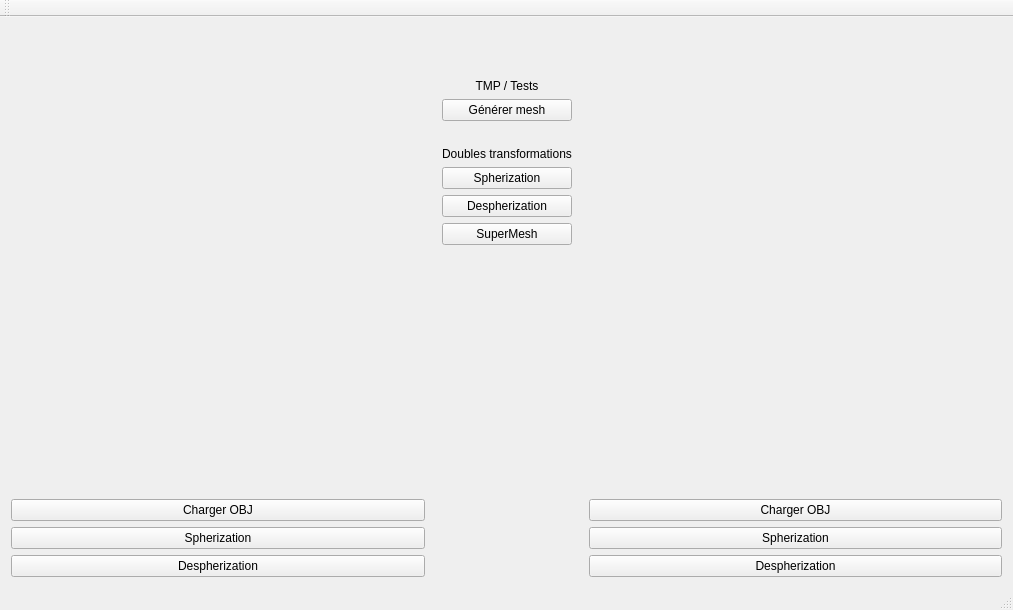
<?xml version="1.0" encoding="UTF-8"?>
<ui version="4.0">
 <class>MainWindow</class>
 <widget class="QMainWindow" name="MainWindow">
  <property name="geometry">
   <rect>
    <x>0</x>
    <y>0</y>
    <width>1013</width>
    <height>610</height>
   </rect>
  </property>
  <property name="windowTitle">
   <string>MainWindow</string>
  </property>
  <widget class="QWidget" name="centralWidget">
   <layout class="QHBoxLayout" name="horizontalLayout">
    <item>
     <layout class="QVBoxLayout" name="verticalLayout_2">
      <item>
       <widget class="MeshViewerWidget" name="displayWidget" native="true">
        <property name="sizePolicy">
         <sizepolicy hsizetype="Expanding" vsizetype="Expanding">
          <horstretch>0</horstretch>
          <verstretch>0</verstretch>
         </sizepolicy>
        </property>
       </widget>
      </item>
      <item>
       <widget class="QPushButton" name="pushButton_chargement">
        <property name="minimumSize">
         <size>
          <width>200</width>
          <height>0</height>
         </size>
        </property>
        <property name="text">
         <string>Charger OBJ</string>
        </property>
       </widget>
      </item>
      <item>
       <widget class="QPushButton" name="pushButton_spherizationSrc">
        <property name="text">
         <string>Spherization</string>
        </property>
       </widget>
      </item>
      <item>
       <widget class="QPushButton" name="pushButton_despherizationSrc">
        <property name="text">
         <string>Despherization</string>
        </property>
       </widget>
      </item>
     </layout>
    </item>
    <item>
     <widget class="QWidget" name="widget_2" native="true">
      <property name="sizePolicy">
       <sizepolicy hsizetype="Maximum" vsizetype="Preferred">
        <horstretch>150</horstretch>
        <verstretch>0</verstretch>
       </sizepolicy>
      </property>
      <property name="minimumSize">
       <size>
        <width>150</width>
        <height>0</height>
       </size>
      </property>
      <layout class="QVBoxLayout" name="verticalLayout">
       <item>
        <spacer name="verticalSpacer_2">
         <property name="orientation">
          <enum>Qt::Vertical</enum>
         </property>
         <property name="sizeType">
          <enum>QSizePolicy::Preferred</enum>
         </property>
         <property name="sizeHint" stdset="0">
          <size>
           <width>20</width>
           <height>40</height>
          </size>
         </property>
        </spacer>
       </item>
       <item>
        <widget class="QLabel" name="label_2">
         <property name="text">
          <string>TMP / Tests</string>
         </property>
         <property name="alignment">
          <set>Qt::AlignCenter</set>
         </property>
        </widget>
       </item>
       <item>
        <widget class="QPushButton" name="pushButton_generer">
         <property name="text">
          <string>Générer mesh</string>
         </property>
        </widget>
       </item>
       <item>
        <spacer name="horizontalSpacer">
         <property name="orientation">
          <enum>Qt::Horizontal</enum>
         </property>
         <property name="sizeHint" stdset="0">
          <size>
           <width>40</width>
           <height>20</height>
          </size>
         </property>
        </spacer>
       </item>
       <item>
        <widget class="QLabel" name="label">
         <property name="text">
          <string>Doubles transformations</string>
         </property>
         <property name="alignment">
          <set>Qt::AlignCenter</set>
         </property>
        </widget>
       </item>
       <item>
        <widget class="QPushButton" name="pushButton_spherization">
         <property name="text">
          <string>Spherization</string>
         </property>
        </widget>
       </item>
       <item>
        <widget class="QPushButton" name="pushButton_despherization">
         <property name="text">
          <string>Despherization</string>
         </property>
        </widget>
       </item>
       <item>
        <widget class="QPushButton" name="pushButton_superMesh">
         <property name="text">
          <string>SuperMesh</string>
         </property>
        </widget>
       </item>
       <item>
        <spacer name="verticalSpacer">
         <property name="orientation">
          <enum>Qt::Vertical</enum>
         </property>
         <property name="sizeHint" stdset="0">
          <size>
           <width>20</width>
           <height>40</height>
          </size>
         </property>
        </spacer>
       </item>
      </layout>
     </widget>
    </item>
    <item>
     <layout class="QVBoxLayout" name="verticalLayout_3">
      <item>
       <widget class="MeshViewerWidget" name="displayWidget_2" native="true">
        <property name="sizePolicy">
         <sizepolicy hsizetype="Expanding" vsizetype="Expanding">
          <horstretch>0</horstretch>
          <verstretch>0</verstretch>
         </sizepolicy>
        </property>
       </widget>
      </item>
      <item>
       <widget class="QPushButton" name="pushButton_chargement_2">
        <property name="minimumSize">
         <size>
          <width>200</width>
          <height>0</height>
         </size>
        </property>
        <property name="text">
         <string>Charger OBJ</string>
        </property>
       </widget>
      </item>
      <item>
       <widget class="QPushButton" name="pushButton_spherizationTgt">
        <property name="text">
         <string>Spherization</string>
        </property>
       </widget>
      </item>
      <item>
       <widget class="QPushButton" name="pushButton_despherizationTgt">
        <property name="text">
         <string>Despherization</string>
        </property>
       </widget>
      </item>
     </layout>
    </item>
   </layout>
  </widget>
  <widget class="QMenuBar" name="menuBar">
   <property name="geometry">
    <rect>
     <x>0</x>
     <y>0</y>
     <width>1013</width>
     <height>22</height>
    </rect>
   </property>
  </widget>
  <widget class="QToolBar" name="mainToolBar">
   <attribute name="toolBarArea">
    <enum>TopToolBarArea</enum>
   </attribute>
   <attribute name="toolBarBreak">
    <bool>false</bool>
   </attribute>
  </widget>
  <widget class="QStatusBar" name="statusBar"/>
 </widget>
 <layoutdefault spacing="6" margin="11"/>
 <customwidgets>
  <customwidget>
   <class>MeshViewerWidget</class>
   <extends>QWidget</extends>
   <header location="global">meshviewerwidget.h</header>
   <container>1</container>
  </customwidget>
 </customwidgets>
 <resources/>
 <connections/>
</ui>
